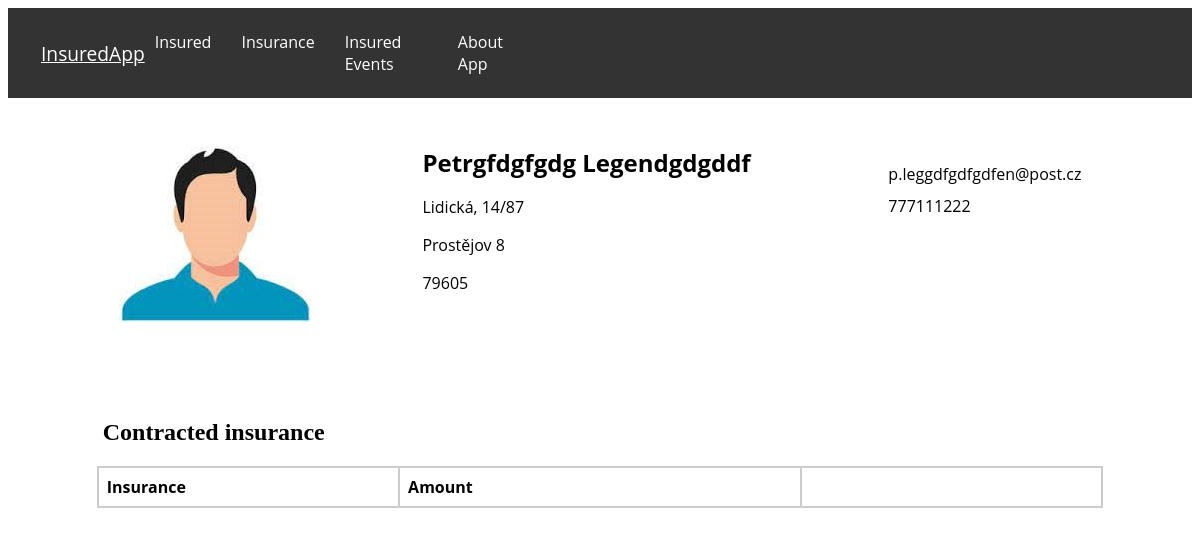
Before: /insured/9/ with the older database file.
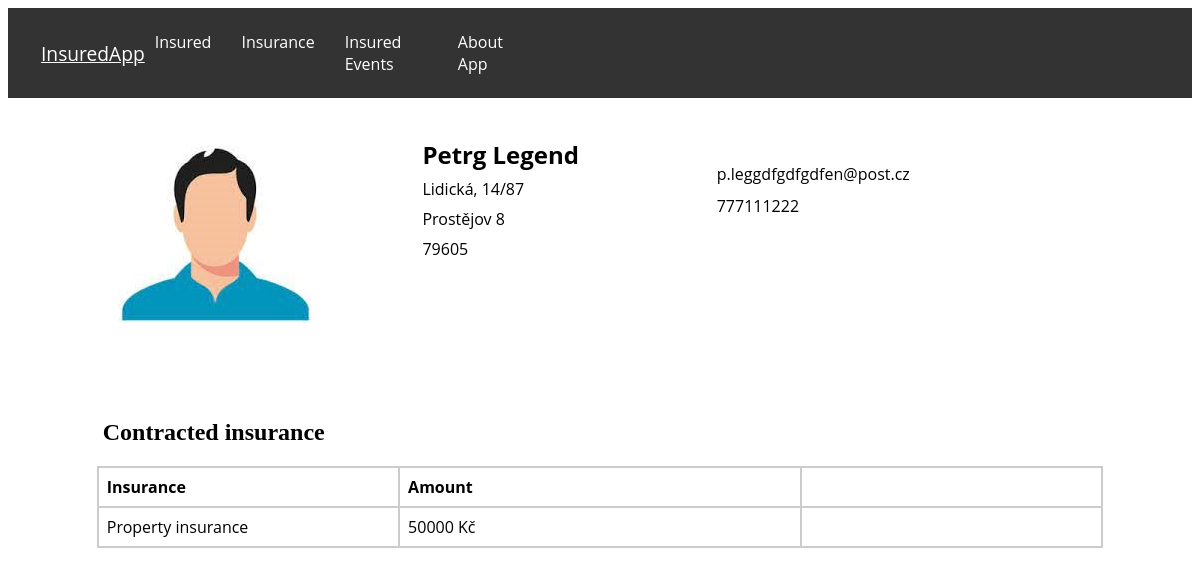
After: the same page with the newer database file.
### evidence/models.py (models this page shows, shortened)
class Insured(models.Model):
    ROLE_CHOICES = (
         ('insurer', 'Insurer'),
         ('insured', 'Insured'),
    )
    first_name = models.CharField(max_length=100)
    profile_photo = models.ImageField(upload_to='profile_photos', blank=True, null=True)
    last_name = models.CharField(max_length=100)
    email = models.EmailField()
    role = models.CharField(max_length=10, choices=ROLE_CHOICES, null=True)
    street = models.CharField(max_length=100)
    city = models.CharField(max_length=64)
    zipcode = models.IntegerField()
    phone = models.CharField(max_length=16)

class Insurance(models.Model):
    INSURANCE_TYPE = (
        ('home', 'Home insurance'),
        ('car', 'Car insurance'),
        ('property', 'Property insurance'),
    )
    insurance = models.ForeignKey(Insured, related_name='insurance', on_delete=models.CASCADE)
    type = models.CharField(max_length=32, choices=INSURANCE_TYPE)
    subject = models.CharField(max_length=32)
    amount = models.IntegerField()
    valid_from = models.DateTimeField()
    valid_until = models.DateTimeField()

### evidence/views.py (the view)
# urls.py: path('insured/<int:insured_id>/', views.insured_detail, name='insured_detail'),
def insured_detail(request, insured_id):
    insured = get_object_or_404(Insured, pk=insured_id)
    return render(request, 'insured_detail.html', {'insured': insured})

### evidence/templates/insured_detail.html (shortened to what this page needs)
{% extends 'base.html' %}
{% load static %}
{% block content %}
    <div class="insured-info">
        <div class="thumbnail">
            {% if insured.profile_photo %}
                <img src="{{ insured.profile_photo.url }}" alt="Thumbnail">
            {% else %}
                <img src="{% static 'evidence/default_thumbnail.jpg' %}" alt="Default Thumbnail">
            {% endif %}
        </div>
        <div class="personal-info">
            <p class="name">{{ insured.first_name }} {{ insured.last_name }}</p>
            <p>{{ insured.street }}</p>
            <p>{{ insured.city }}</p>
            <p>{{ insured.zipcode }}</p>
        </div>
        <div class="contact-info">
            <p>{{ insured.email }}</p>
            <p>{{ insured.phone }}</p>
        </div>
    </div>
    <div class="insured-policies">
        <h2 class="insured-h">Contracted insurance</h2>
        <table class="policies-table">
            <thead>
                <tr>
                    <th>Insurance</th>
                    <th>Amount</th>
                    <th></th>
                </tr>
            </thead>
            <tbody>
            {% for policy in insured.insurance.all %}
                <tr>
                    <td>{{ policy.get_type_display }}</td>
                    <td>{{ policy.amount }} Kč</td>
                    <td></td>
                </tr>
            {% endfor %}
            </tbody>
        </table>
    </div>
{% endblock %}

### evidence/templates/base.html (shortened to what this page needs)
<!DOCTYPE html>
<html>
{% load static %}
<head>
    <link href="{% static 'css/style.css' %}" rel="stylesheet">
</head>
<body>
    <div class="navbar">
        <div class="navbar-logo">
            <a href="/">InsuredApp</a>
        </div>
        <div class="navbar-links">
            <a href="/insured/">Insured</a>
            <a href="/insurance/">Insurance</a>
            <a href="/events/">Insured Events</a>
            <a href="/about/">About App</a>
        </div>
    </div>
    <div class="content">
        {% block content %}{% endblock %}
    </div>
</body>
</html>

### static/css/style.css (style rules this page uses)
.navbar { background-color: #333; color: #fff; padding: 18px; display: flex; align-items: center; font-family: 'Open Sans', sans-serif; }
.navbar-logo { color: #fff; margin-right: auto; margin-left: 10px; font-size: 120%; }
.navbar-links { display: flex; margin-right: 55%; }
.navbar a { color: #fff; text-decoration: non margin-right: 10px; padding: 5px; }
.navbar-links a { color: #fff; text-decoration: none; margin-right: 20px; }
.insured-h { margin-top: 5%; margin-left: 8%; }
.insured-table, .policies-table { width: 85%; margin-top: 20px; margin-left: auto; margin-right: auto; border-collapse: collapse; font-family: 'Open Sans', sans-serif; }
.insured-table th, .insured-table td, .policies-table th, .policies-table td { padding: 8px; border: 2px solid #ccc; }
.policies-table th:nth-child(2), .policies-table td:nth-child(2) { width: 40%; }
.policies-table th:nth-child(1), .policies-table td:nth-child(1), .policies-table th:nth-child(3), .policies-table td:nth-child(3) { width: 30%; }
.insured-table th, .policies-table th { text-align: left; }
.insured-info { display: flex; align-items: flex-start; margin-top: 20px; font-family: 'Open Sans', sans-serif; }
.thumbnail { margin: 1% 0 0 8%; }
.personal-info { margin: 1% 0 0 8%; }
.personal-info p { margin: 5% 0; }
.contact-info { margin: 3% 0 0 10%; }
.contact-info p { margin: 5% 0 0 10%; }
.name { font-size: 24px; font-weight: bold; margin-bottom: 10px; }

Changed rows visible on the page:
changed Insured "Lidická, 14/87": first_name "Petrgfdgfgdg" → "Petrg"; last_name "Legendgdgddf" → "Legend"
added Insurance: type "Property insurance", amount "50000"
